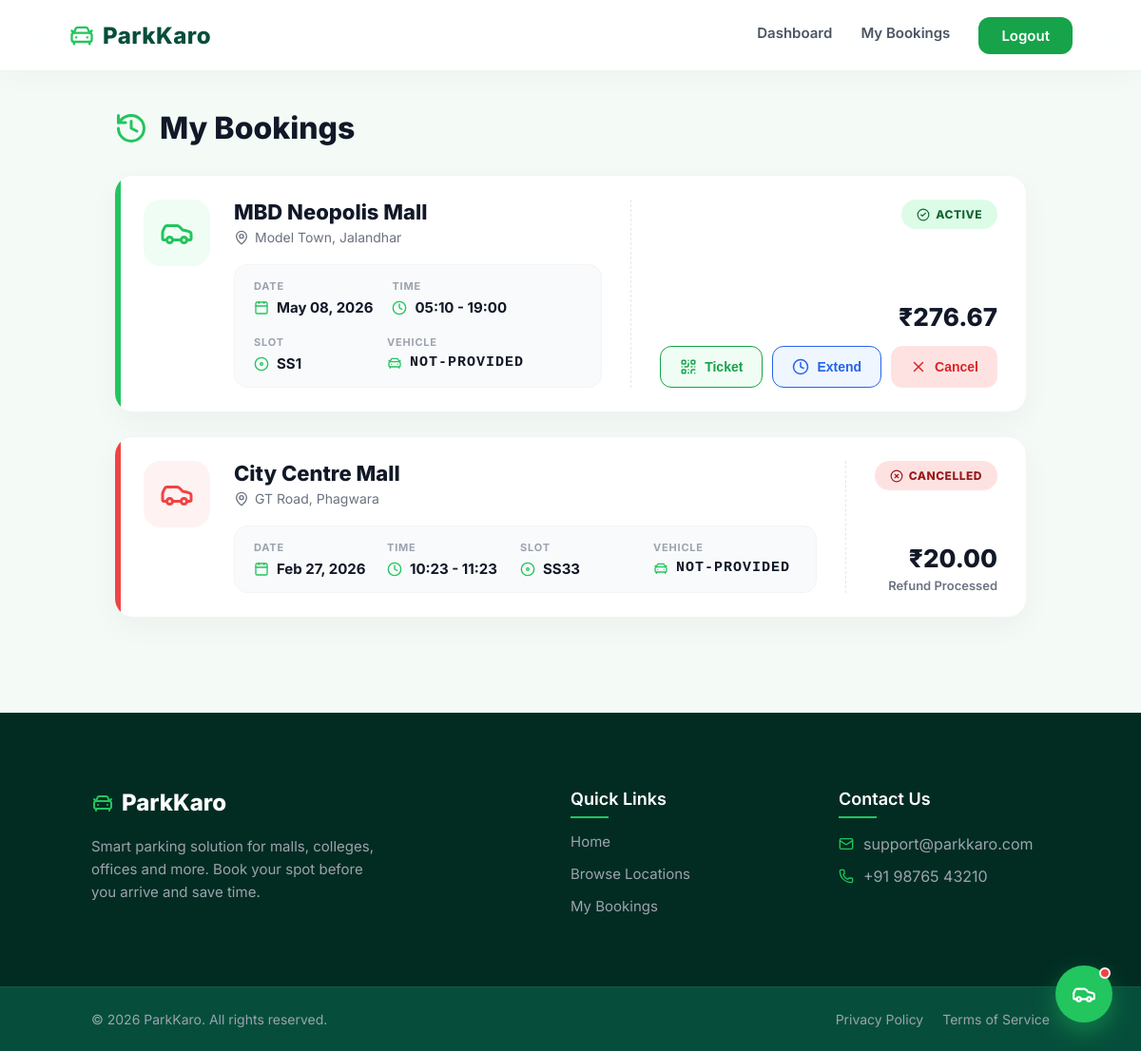
/history/ (signed in), run on an earlier commit of the app's database.
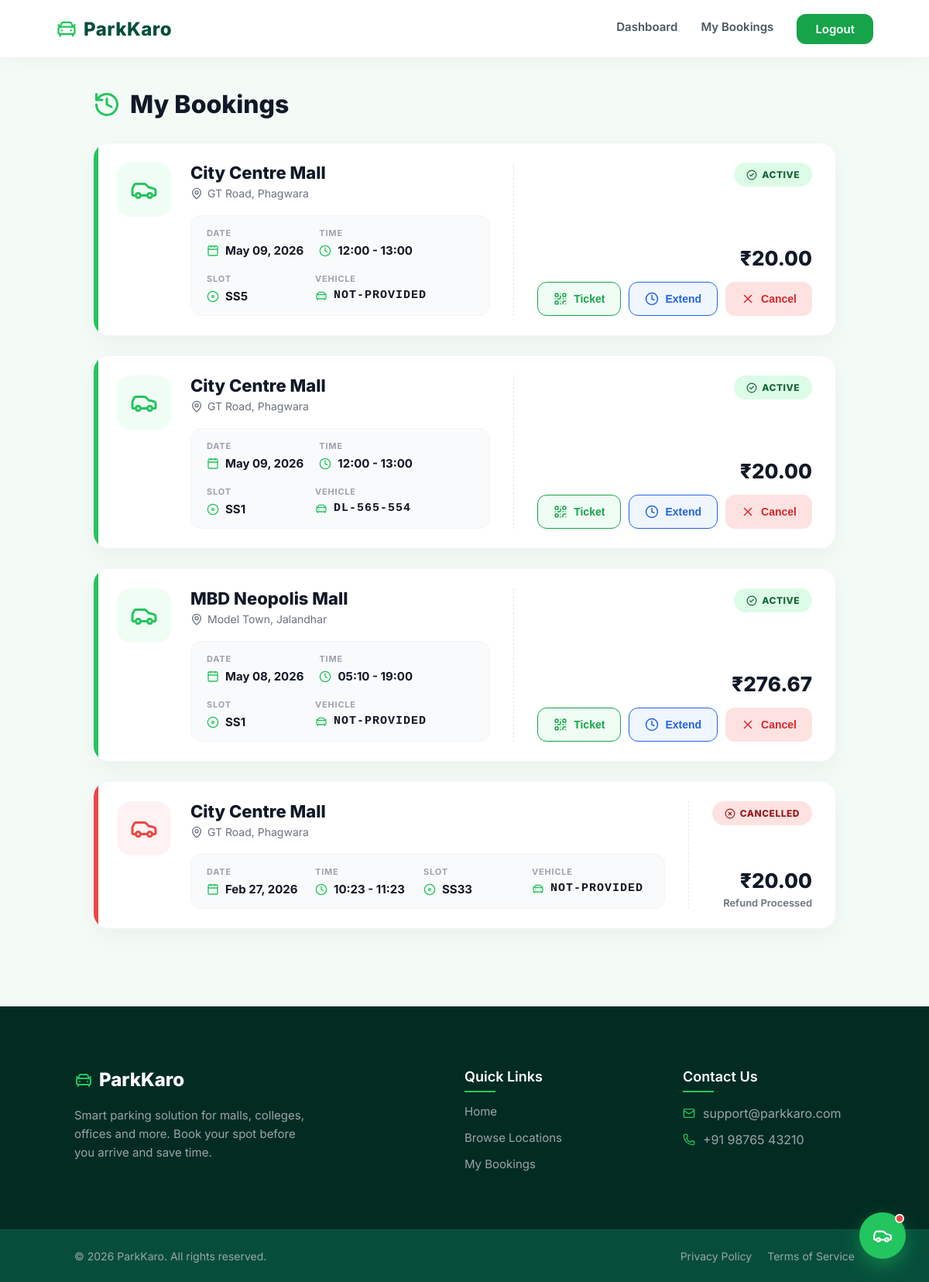
And on a later commit of the database.
### parking/models.py (models this page shows, shortened)
class Booking(models.Model):
    STATUS_CHOICES = [
        ('PENDING', 'Pending'),
        ('ACTIVE', 'Active'),
        ('CANCELLED', 'Cancelled'),
    ]
    user = models.ForeignKey(settings.AUTH_USER_MODEL, on_delete=models.CASCADE)
    slot = models.ForeignKey('ParkingSlot', on_delete=models.CASCADE)
    vehicle_number = models.CharField(max_length=20, default="NOT-PROVIDED")
    booking_date = models.DateField()
    start_time = models.TimeField()
    end_time = models.TimeField()
    total_hours = models.FloatField(default=0)
    total_amount = models.FloatField(default=0)
    status = models.CharField(max_length=20, choices=STATUS_CHOICES, default='PENDING')
    created_at = models.DateTimeField(auto_now_add=True)

class ParkingSlot(models.Model):
    location = models.ForeignKey(Location, on_delete=models.CASCADE)
    slot_number = models.CharField(max_length=10)
    is_available = models.BooleanField(default=True)

class Location(models.Model):
    LOCATION_TYPES = [
        ('Mall', 'Mall'),
        ('Hotel', 'Hotel'),
        ('College', 'College'),
        ('Office', 'Office'),
        ('Restaurant', 'Restaurant'),
    ]
    city = models.CharField(max_length=100)
    area = models.CharField(max_length=100)
    name = models.CharField(max_length=200)
    location_type = models.CharField(max_length=50, choices=LOCATION_TYPES)

### parking/views.py (the view)
# urls.py: path('history/', views.booking_history, name='booking_history'),
@login_required
def booking_history(request):
    bookings = Booking.objects.filter(
        user=request.user
    ).select_related('slot', 'slot__location').order_by('-created_at')
    return render(request, 'parking/booking_history.html', {
        'bookings': bookings
    })

### templates/parking/booking_history.html (shortened to what this page needs)
{% extends 'base.html' %}
{% block content %}
<div class="history-container">
    <div class="history-header reveal">
        <i data-lucide="history" style="width: 36px; height: 36px; color: #22c55e;"></i>
        <h2>My Bookings</h2>
    </div>
    {% if bookings %}
    <div class="booking-cards reveal" style="transition-delay: 0.1s;">
        {% for booking in bookings %}
        <div class="history-card {% if booking.status == 'CANCELLED' %}status-cancelled{% endif %}">
            <div class="booking-content">
                <div class="booking-icon-wrapper">
                    <i data-lucide="car" style="width: 36px; height: 36px;"></i>
                </div>
                <div class="booking-main">
                    <h3>{{ booking.slot.location.name }}</h3>
                    <div class="location-text">
                        <i data-lucide="map-pin" style="width: 16px; height: 16px;"></i>
                        {{ booking.slot.location.area }}, {{ booking.slot.location.city }}
                    </div>
                    <div class="booking-grid">
                        <div class="grid-item">
                            <span class="grid-label">Date</span>
                            <span class="grid-value">
                                <i data-lucide="calendar" style="width: 16px; height: 16px; color: #22c55e;"></i>
                                {{ booking.booking_date|date:"M d, Y" }}
                            </span>
                        </div>
                        <div class="grid-item">
                            <span class="grid-label">Time</span>
                            <span class="grid-value">
                                <i data-lucide="clock" style="width: 16px; height: 16px; color: #22c55e;"></i>
                                {{ booking.start_time|time:"H:i" }} - {{ booking.end_time|time:"H:i" }}
                            </span>
                        </div>
                        <div class="grid-item">
                            <span class="grid-label">Slot</span>
                            <span class="grid-value">
                                <i data-lucide="disc" style="width: 16px; height: 16px; color: #22c55e;"></i>
                                S{{ booking.slot.slot_number }}
                            </span>
                        </div>
                        <div class="grid-item">
                            <span class="grid-label">Vehicle</span>
                            <span class="grid-value" style="font-family: monospace; letter-spacing: 1px;">
                                <i data-lucide="car-front" style="width: 16px; height: 16px; color: #22c55e;"></i>
                                {{ booking.vehicle_number }}
                            </span>
                        </div>
                    </div>
                </div>
            </div>
            <div class="booking-actions">
                {% if booking.status == 'ACTIVE' %}
                    <span class="status-badge active"><i data-lucide="check-circle-2" style="width: 14px; height: 14px;"></i> Active</span>
                {% else %}
                    <span class="status-badge cancelled"><i data-lucide="x-circle" style="width: 14px; height: 14px;"></i> Cancelled</span>
                {% endif %}
                <div class="price-box">
                    <div class="price-tag">₹{{ booking.total_amount|floatformat:2 }}</div>
                    {% if booking.status == 'ACTIVE' %}
                        <div style="display:flex; gap:10px; margin-top:15px; width:100%;">
                            <button class="btn-cancel-modern" style="margin-top:0; background:#f0fdf4; color:#16a34a; border:1px solid #16a34a; flex:1;"
                                    onclick="openTicketModal('{{ booking.id }}', '{{ request.user.username|escapejs }}', '{{ booking.vehicle_number|escapejs }}', '{{ booking.slot.location.name|escapejs }}', '{{ booking.slot.slot_number }}', '{{ booking.start_time|time:"H:i" }} - {{ booking.end_time|time:"H:i" }}')">
                                <i data-lucide="qr-code" style="width: 18px; height: 18px;"></i> Ticket
                            </button>
                            <button class="btn-cancel-modern" style="margin-top:0; background:#eff6ff; color:#2563eb; border:1px solid #2563eb; flex:1;"
                                    onclick="openExtendModal('{% url 'extend_booking' booking.id %}')">
                                <i data-lucide="clock" style="width: 18px; height: 18px;"></i> Extend
                            </button>
                            <button class="btn-cancel-modern" style="margin-top:0; flex:1;"
                                    onclick="openRefundModal('{% url 'cancel_booking' booking.id %}', {{ booking.total_amount }})">
                                <i data-lucide="x" style="width: 18px; height: 18px;"></i> Cancel
                            </button>
                        </div>
                    {% else %}
                        <span style="font-size: 13px; color: #6b7280; font-weight: 600; display: block; margin-top: 5px;">Refund Processed</span>
                    {% endif %}
                </div>
            </div>
        </div>
        {% endfor %}
    </div>
    {% endif %}
</div>
{% endblock %}

### templates/base.html (shortened to what this page needs)
{% load static %}
<link rel="stylesheet" href="{% static 'css/style.css' %}">
<!DOCTYPE html>
<html>
<head>
    <link rel="stylesheet" href="{% static 'css/style.css' %}">
</head>
<body>
    <div class="navbar">
        <div class="logo" style="display:flex; align-items:center; gap:8px;">
            <i data-lucide="car-front" style="color:#22c55e; width:28px; height:28px;"></i>
            <span style="font-weight:800; tracking:-1px;">ParkKaro</span>
        </div>
        <div class="nav-links">
            {% if user.is_authenticated %}
                <a href="{% url 'dashboard' %}">Dashboard</a>
                <a href="{% url 'booking_history' %}">My Bookings</a>
                <a href="{% url 'logout' %}">Logout</a>
            {% else %}
                <a href="{% url 'login' %}">Login</a>
                <a href="{% url 'register' %}">Register</a>
            {% endif %}
        </div>
    </div>
<div class="container">
    {% block content %}{% endblock %}
</div>
<footer class="footer-premium">
    <div class="footer-container">
        <div class="footer-brand">
            <div class="logo" style="display:flex; align-items:center; gap:8px; margin-bottom: 20px; font-size:24px; font-weight:800; color:white;">
                <i data-lucide="car-front" style="color:#22c55e;"></i>
                ParkKaro
            </div>
            <p style="color:#9ca3af; font-size:15px; line-height:1.6; max-width:300px;">
                Smart parking solution for malls, colleges, offices and more. Book your spot before you arrive and save time.
            </p>
        </div>
        <div class="footer-links">
            <h4>Quick Links</h4>
            <a href="{% url 'dashboard' %}">Home</a>
            <a href="{% url 'explore_locations' %}">Browse Locations</a>
            <a href="{% url 'booking_history' %}">My Bookings</a>
        </div>
        <div class="footer-contact">
            <h4>Contact Us</h4>
            <p style="display:flex; align-items:center; gap:10px; margin-bottom:10px; color:#9ca3af;"><i data-lucide="mail" style="width:16px; color:#22c55e;"></i> support@parkkaro.com</p>
            <p style="display:flex; align-items:center; gap:10px; color:#9ca3af;"><i data-lucide="phone" style="width:16px; color:#22c55e;"></i> +91 98765 43210</p>
        </div>
    </div>
    <div class="footer-bottom">
        <p>© 2026 ParkKaro. All rights reserved.</p>
        <div class="bottom-links">
            <a href="#">Privacy Policy</a>
            <a href="#">Terms of Service</a>
        </div>
    </div>
</footer>
    <div class="parkbot-container">
        <button class="parkbot-btn" id="parkbotBtn" aria-label="Open ParkBot">
            <div class="notification-dot"></div>
            <i data-lucide="car" class="bot-icon" style="width: 26px; height: 26px;"></i>
        </button>
    </div>
</body>
</html>

### static/css/style.css (style rules this page uses)
* { margin: 0; padding: 0; box-sizing: border-box; }
html { scroll-behavior:smooth; }
.reveal { opacity: 0; transform: translateY(60px); transition: all 0.8s ease; }
.reveal.active { opacity: 1; transform: translateY(0px); }
body { font-family: 'Inter', sans-serif; background: #F4FBF6; color: #1C1C1C; scroll-behavior: smooth; }
.navbar { height: 75px; background: rgba(31, 111, 67, 0.85); backdrop-filter: blur(12px); -webkit-backdrop-filter: blur(12px); display: flex; align-items: center; justify-content: space-between; padding: 0 60px; color: white; position: sticky; top: 0; z-index: 1000; border-bottom: 1px solid rgba(255, 255, 255, 0.1); box-shadow: 0 4px 30px rgba(0, 0, 0, 0.1); }
.navbar .logo { font-size: 20px; font-weight: 600; letter-spacing: 0.5px; }
.navbar .nav-links a { margin-left: 30px; color: white; text-decoration: none; font-weight: 500; position: relative; padding-bottom: 5px; transition: 0.3s; }
.navbar .nav-links a::after { content: ''; position: absolute; width: 0; height: 2px; bottom: 0; left: 0; background-color: #22c55e; transition: width 0.3s ease; }
.container { padding: 0 60px 60px 60px; }
.status-cancelled { background: #FDECEA; color: #B42318; padding: 6px 12px; border-radius: 20px; font-size: 13px; }
.footer-container { display: grid; grid-template-columns: repeat(auto-fit, minmax(250px, 1fr)); gap: 50px; padding: 0 80px 60px 80px; }
.footer-links a { display: block; text-decoration: none; color: #e2e8f0; margin-bottom: 10px; font-size: 14px; transition: 0.3s; }
.footer-bottom { text-align: center; padding: 20px; background: rgba(0, 0, 0, 0.2); backdrop-filter: blur(10px); font-size: 13px; border-top: 1px solid rgba(255,255,255,0.1); }
.navbar { height: 75px; background: rgba(31, 111, 67, 0.85) !important; backdrop-filter: blur(12px) !important; -webkit-backdrop-filter: blur(12px) !important; position: sticky !important; top: 0 !important; z-index: 1000 !important; border-bottom: 1px solid rgba(255, 255, 255, 0.1) !important; box-shadow: 0 4px 30px rgba(0, 0, 0, 0.1) !important; transition: all 0.3s ease; }
.navbar .nav-links a { position: relative; padding-bottom: 5px; }
.navbar { height: 75px !important; background: rgba(255, 255, 255, 0.90) !important; backdrop-filter: blur(20px) !important; -webkit-backdrop-filter: blur(20px) !important; position: sticky !important; top: 0 !important; z-index: 1000 !important; border-bottom: 1px solid rgba(0, 0, 0, 0.05) !important; box-shadow: 0 4px 30px rgba(0, 0, 0, 0.03) !important; color: #064e3b !important; padding: 0 6% !important; }
.navbar .logo { color: #064e3b !important; font-size: 24px !important; }
.navbar .nav-links { display: flex; align-items: center; }
.navbar .nav-links a { color: #4b5563 !important; font-weight: 600 !important; margin-left: 30px !important; font-size: 15px !important; }
.navbar .nav-links a::after { display: none !important; }
.navbar .nav-links a:last-child { background: #16a34a !important; color: white !important; padding: 10px 24px !important; border-radius: 12px !important; transition: all 0.3s ease !important; }
.footer-premium { background: #022c22 !important; color: #e5e7eb !important; padding-top: 80px !important; font-family: 'Inter', sans-serif !important; }
.footer-premium .footer-container { display: grid !important; grid-template-columns: 2fr 1fr 1fr !important; gap: 60px !important; padding: 0 8% 60px 8% !important; max-width: 1400px; margin: 0 auto; }
.footer-premium h4 { color: white !important; font-size: 18px !important; margin-bottom: 25px !important; font-weight: 600 !important; position: relative; }
.footer-premium h4::after { content: ''; position: absolute; left: 0; bottom: -10px; width: 40px; height: 2px; background: #22c55e; }
.footer-premium .footer-links a { display: block !important; color: #9ca3af !important; text-decoration: none !important; margin-bottom: 15px !important; font-size: 15px !important; transition: all 0.3s ease !important; }
.footer-premium .footer-bottom { background: #064e3b !important; padding: 25px 8% !important; display: flex !important; justify-content: space-between !important; align-items: center !important; border-top: 1px solid rgba(255,255,255,0.05) !important; color: #9ca3af !important; font-size: 14px !important; }
.footer-premium .bottom-links { display: flex; gap: 20px; }
.footer-premium .bottom-links a { color: #9ca3af; text-decoration: none; transition: 0.2s; }

What changed in the data, as far as the page shows it:
added Booking: slot.location.name "City Centre Mall", slot.location.area "GT Road", slot.location.city "Phagwara", booking_date "May 09, 2026", start_time "12:00", end_time "13:00", slot.slot_number "S5", vehicle_number "NOT-PROVIDED", status "ACTIVE" (drawn), total_amount "20.00"
added Booking: slot.location.name "City Centre Mall", slot.location.area "GT Road", slot.location.city "Phagwara", booking_date "May 09, 2026", start_time "12:00", end_time "13:00", slot.slot_number "S1", vehicle_number "DL-565-554", status "ACTIVE" (drawn), total_amount "20.00"
